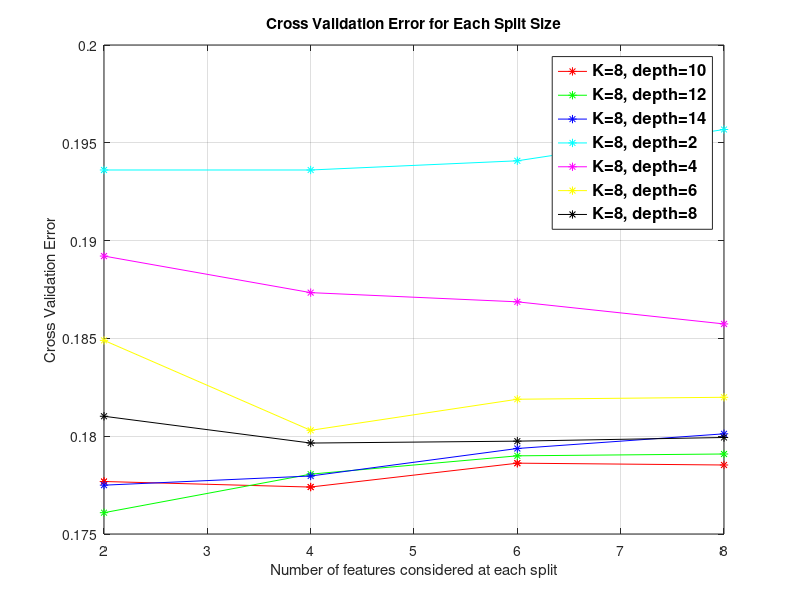
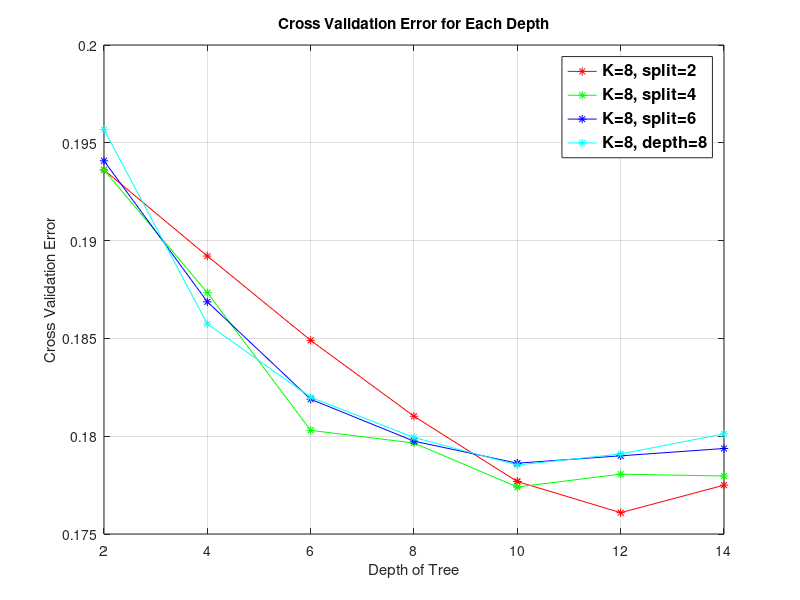
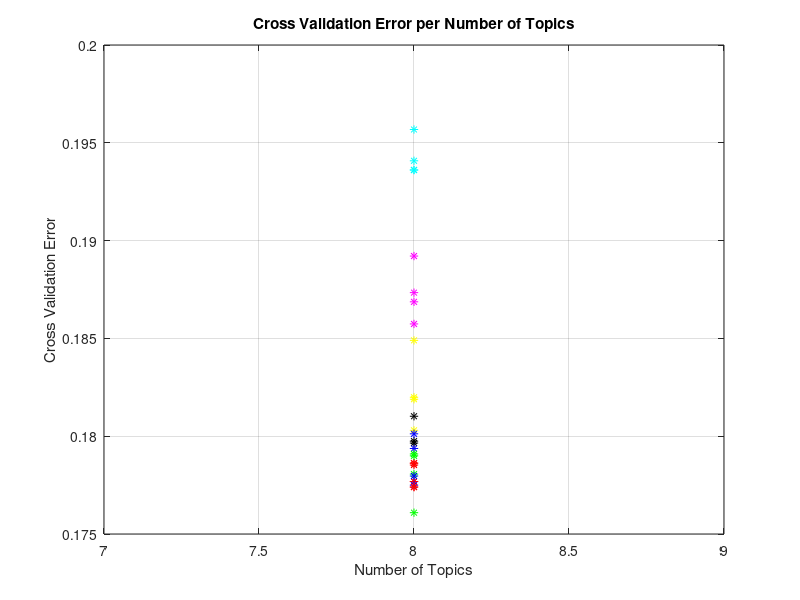

Here is the MATLAB script that generated these plots, in order:
function graph_cv()

min_error = 1;
min_params = [0,0,0]; %k,d,s

colors = ['-*r';'-*g';'-*b';'-*c';'-*m';'-*y';'-*k';'-*w'];
colors_err = ['rx';'gx';'bx';'cx';'mx';'yx';'kx';'wx'];

cv = dlmread('./c_v_split.txt', ',');

hp_1 = cv(:,1);
hp_2 = cv(:,2);

x = cv(:,4);
y = cv(:,3);
sd = cv(:,5);

[me, ind] = min(y);
if me < min_error
    min_error = me;
    min_params = [hp_1(ind), hp_2(ind), x(ind)];
end

legend_labels = {};
prev_i = 1;
c = 1;
for i = 2:length(hp_1)
    if hp_1(i) ~= hp_1(i-1) || hp_2(i) ~= hp_2(i-1)
        mat = [x(prev_i:i-1), y(prev_i:i-1), sd(prev_i:i-1)];
        [values, order] = sort(mat(:,1));
        m = mat(order,:);
        
        plot(m(:,1),m(:,2),colors(c,:));
        hold on;
        %errorbar(m(:,1),m(:,2),m(:,3),colors_err(c,:));
        legend_labels = [legend_labels, strcat('K=', int2str(hp_1(i-1)), ', depth=', int2str(hp_2(i-1)) )];
        c = mod(c+1,size(colors,1));
        if c == 0
            c = c+1;
        end
        prev_i = i;
        hold on;
    end
end
if prev_i < length(hp_1)
    mat = [x(prev_i:length(hp_1)), y(prev_i:length(hp_1)), sd(prev_i:length(hp_1))];
    [values, order] = sort(mat(:,1));
    m = mat(order,:);
    plot(m(:,1),m(:,2),colors(c,:));
    hold on;
    %errorbar(m(:,1),m(:,2),m(:,3),colors_err(c,:));
    legend_labels = [legend_labels, strcat('K=', int2str(hp_1(prev_i)), ', depth=', int2str(hp_2(prev_i)) )];
    hold on;
end
legend(legend_labels,'FontSize',12,'FontWeight','bold');
% set of \tau parameters 

% close curent opening figures



% plotting test errors versus different tau parameters
%plot(x, y, '-*r');
ylabel('Cross Validation Error');
title('Cross Validation Error for Each Split Size');
xlabel('Number of features considered at each split');
%axis([min(x)-1 max(x)+1 min(y)-0.01 max(y)+0.01]);
grid on;

saveas(gcf, 'cv_split.fig');

hold off;

cv = dlmread('./c_v_depth.txt', ',');

hp_1 = cv(:,1);
hp_2 = cv(:,2);

x = cv(:,4);
y = cv(:,3);
sd = cv(:,5);

legend_labels = {};
prev_i = 1;
c = 1;

for i = 2:length(hp_1)
    if hp_1(i) ~= hp_1(i-1) || hp_2(i) ~= hp_2(i-1)
        mat = [x(prev_i:i-1), y(prev_i:i-1), sd(prev_i:i-1)];
        [values, order] = sort(mat(:,1));
        m = mat(order,:);
        
        plot(m(:,1),m(:,2),colors(c,:));
        hold on;
        %errorbar(m(:,1),m(:,2),m(:,3),colors_err(c,:));
        legend_labels = [legend_labels, strcat('K=', int2str(hp_1(i-1)), ', split=', int2str(hp_2(i-1)) )];
        c = mod(c+1,size(colors,1));
        if c == 0
            c = c+1;
        end
        prev_i = i;
        hold on;
    end
end

if prev_i < length(hp_1)
    mat = [x(prev_i:length(hp_1)), y(prev_i:length(hp_1)), sd(prev_i:length(hp_1))];
    [values, order] = sort(mat(:,1));
    m = mat(order,:);
    plot(m(:,1),m(:,2),colors(c,:));
    hold on;
    %errorbar(m(:,1),m(:,2),m(:,3),colors_err(c,:));
    legend_labels = [legend_labels, strcat('K=', int2str(hp_1(prev_i)), ', depth=', int2str(hp_2(prev_i)) )];
    hold on;
end
legend(legend_labels,'FontSize',12,'FontWeight','bold');
% set of \tau parameters 

% close curent opening figures
%close all;

% plotting test errors versus different tau parameters
%plot(x, y, '-*r');
ylabel('Cross Validation Error');
title('Cross Validation Error for Each Depth');
xlabel('Depth of Tree');
%axis([min(x)-1 max(x)+1 min(y)-0.01 max(y)+0.01]);
grid on;

saveas(gcf, 'cv_depth.fig');

hold off;
cv = dlmread('./c_v_K.txt', ',');

hp_1 = cv(:,1);
hp_2 = cv(:,2);

x = cv(:,4);
y = cv(:,3);
sd = cv(:,5);

prev_i = 1;
c = 1;

for i = 2:length(hp_1)
    if hp_1(i) ~= hp_1(i-1) || hp_2(i) ~= hp_2(i-1)
        mat = [x(prev_i:i-1), y(prev_i:i-1), sd(prev_i:i-1)];
        [values, order] = sort(mat(:,1));
        m = mat(order,:);
        
        plot(m(:,1),m(:,2),colors(c,:));
        hold on;
        %errorbar(m(:,1),m(:,2),m(:,3),colors_err(c,:));
        
        c = mod(c+1,size(colors,1));
        if c == 0
            c = c+1;
        end
        prev_i = i;
        hold on;
    end
end
if prev_i < length(hp_1)
    mat = [x(prev_i:length(hp_1)), y(prev_i:length(hp_1)), sd(prev_i:length(hp_1))];
    [values, order] = sort(mat(:,1));
    m = mat(order,:);
    plot(m(:,1),m(:,2),colors(c,:));
    hold on;
    %errorbar(m(:,1),m(:,2),m(:,3),colors_err(c,:));
    
    hold on;
end
% plotting test errors versus different tau parameters
%plot(x, y, '-*r');
ylabel('Cross Validation Error');
title('Cross Validation Error per Number of Topics');
xlabel('Number of Topics');
%axis([min(x)-1 max(x)+1 min(y)-0.01 max(y)+0.01]);
grid on;

saveas(gcf, 'cv_K.fig');
close all;

[values, order] = sort(cv(:,3));
m = cv(order,:);
disp([m(1:4,4), m(1:4,1), m(1:4,2), m(1:4,3)]);


end